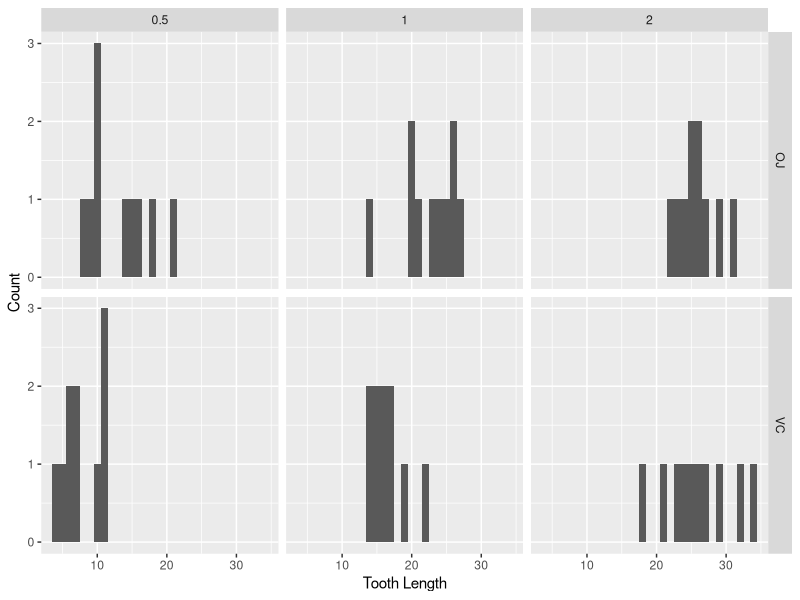

Write R code to recreate this figure.
## ---- chunk 1
library("datasets")
library("ggplot2")
## ---- chunk 2
data(ToothGrowth)
ToothGrowth$dose <- factor(ToothGrowth$dose)
str(ToothGrowth)
## ---- chunk 3
ggplot(ToothGrowth, aes(x = len)) +
    facet_grid(supp ~ dose) +
    geom_histogram(binwidth = 1) +
    labs(x = "Tooth Length", y = "Count")
